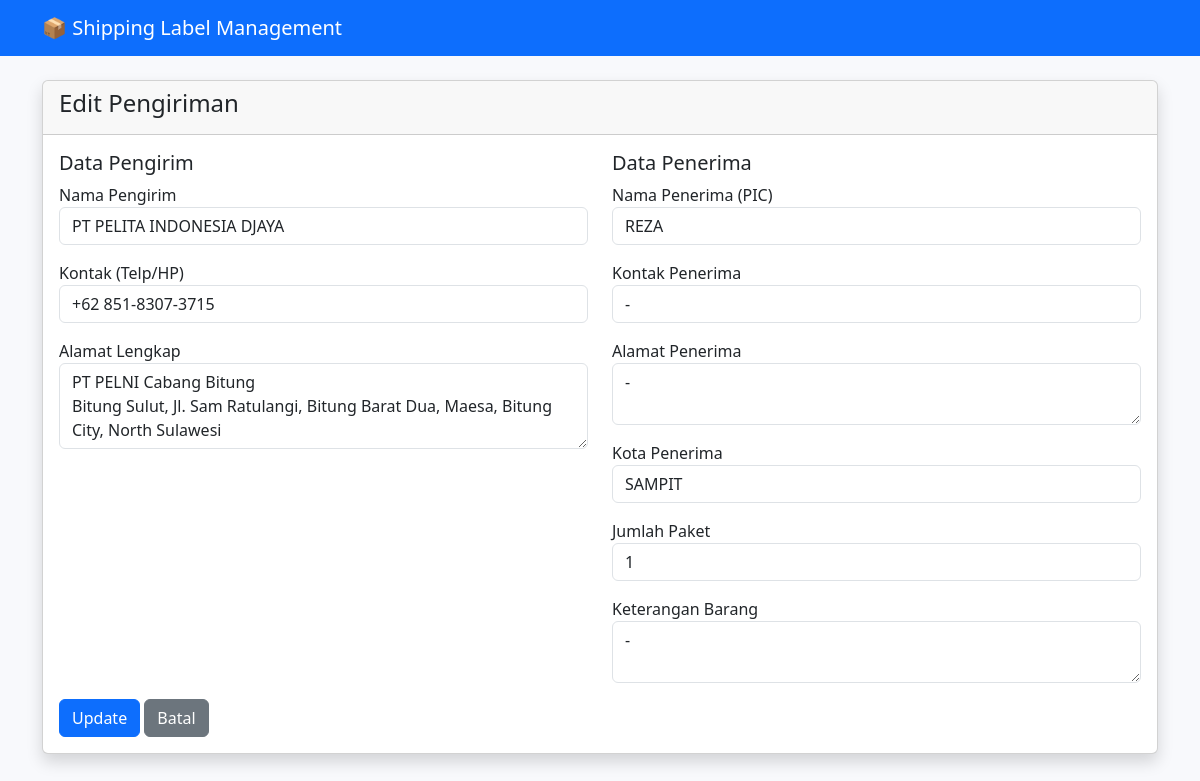
/index.php/shipment/edit/5, run on the app's committed database.
### tables this page shows
CREATE TABLE `shipments` (
  `id` int NOT NULL,
  `sender_name` varchar(100) NOT NULL,
  `sender_contact` varchar(20) NOT NULL,
  `sender_address` text NOT NULL,
  `receiver_name` varchar(100) NOT NULL,
  `receiver_contact` varchar(20) NOT NULL,
  `receiver_address` text NOT NULL,
  `receiver_city` varchar(50) NOT NULL,
  `package_count` int NOT NULL DEFAULT '1',
  `item_description` text,
  `resi_number` varchar(50) DEFAULT NULL,
  `expedition` varchar(50) DEFAULT NULL,
  `resi_photo` varchar(255) DEFAULT NULL,
  `created_at` datetime DEFAULT CURRENT_TIMESTAMP,
  `updated_at` datetime DEFAULT CURRENT_TIMESTAMP ON UPDATE CURRENT_TIMESTAMP
);

### application/controllers/Shipment.php (called while the page is built, shortened)
<?php
class Shipment extends CI_Controller {
    public function __construct() {
        $this->load->model('Shipment_model');
        $this->load->library('form_validation');
        $this->load->helper('image');
    }
    public function edit($id) {
        $data['shipment'] = $this->Shipment_model->get_shipment($id);
        $this->load->view('templates/header');
        $this->load->view('shipments/edit', $data);
        $this->load->view('templates/footer');
    }
}

### index.php (called while the page is built, shortened)
<?php
require_once BASEPATH.'core/CodeIgniter.php';

### application/models/Shipment_model.php (called while the page is built, shortened)
<?php
class Shipment_model extends CI_Model {
    public function get_shipment($id) {
        return $this->db->get_where('shipments', ['id' => $id])->row_array();
    }
}

### application/views/shipments/edit.php (the view)
<div class="card shadow">
    <div class="card-header"><h4>Edit Pengiriman</h4></div>
    <div class="card-body">
        <?= form_open('shipment/update/'.$shipment['id']) ?>
        <div class="row">
            <div class="col-md-6">
                <h5>Data Pengirim</h5>
                <div class="mb-3">
                    <label>Nama Pengirim</label>
                    <input type="text" name="sender_name" class="form-control" value="<?= set_value('sender_name', $shipment['sender_name']) ?>" required>
                </div>
                <div class="mb-3">
                    <label>Kontak (Telp/HP)</label>
                    <input type="text" name="sender_contact" class="form-control" value="<?= set_value('sender_contact', $shipment['sender_contact']) ?>" required>
                </div>
                <div class="mb-3">
                    <label>Alamat Lengkap</label>
                    <textarea name="sender_address" class="form-control" rows="3" required><?= set_value('sender_address', $shipment['sender_address']) ?></textarea>
                </div>
            </div>
            <div class="col-md-6">
                <h5>Data Penerima</h5>
                <div class="mb-3">
                    <label>Nama Penerima (PIC)</label>
                    <input type="text" name="receiver_name" class="form-control" value="<?= set_value('receiver_name', $shipment['receiver_name']) ?>" required>
                </div>
                <div class="mb-3">
                    <label>Kontak Penerima</label>
                    <input type="text" name="receiver_contact" class="form-control" value="<?= set_value('receiver_contact', $shipment['receiver_contact']) ?>" required>
                </div>
                <div class="mb-3">
                    <label>Alamat Penerima</label>
                    <textarea name="receiver_address" class="form-control" rows="2" required><?= set_value('receiver_address', $shipment['receiver_address']) ?></textarea>
                </div>
                <div class="mb-3">
                    <label>Kota Penerima</label>
                    <input type="text" name="receiver_city" class="form-control" value="<?= set_value('receiver_city', $shipment['receiver_city']) ?>" required>
                </div>
                <div class="mb-3">
                    <label>Jumlah Paket</label>
                    <input type="number" name="package_count" class="form-control" value="<?= set_value('package_count', $shipment['package_count']) ?>" min="1" required>
                </div>
                <div class="mb-3">
                    <label>Keterangan Barang</label>
                    <textarea name="item_description" class="form-control" rows="2"><?= set_value('item_description', $shipment['item_description']) ?></textarea>
                </div>
            </div>
        </div>
        <button type="submit" class="btn btn-primary">Update</button>
        <a href="<?= site_url('shipment') ?>" class="btn btn-secondary">Batal</a>
        <?= form_close() ?>
    </div>
</div>

### application/views/templates/header.php (style rules this page uses)
body { background-color: #f8f9fc; }

### data on the page
shipments: sender_name "PT PELITA INDONESIA DJAYA", sender_contact "+62 851-8307-3715", sender_address "PT PELNI Cabang Bitung Bitung Sulut, Jl. Sam Ratulangi, Bitung Barat Dua, Maesa, Bitung City, North Sulawesi", receiver_name "REZA", receiver_contact "-", receiver_address "-", receiver_city "SAMPIT", package_count "1", item_description "-"
